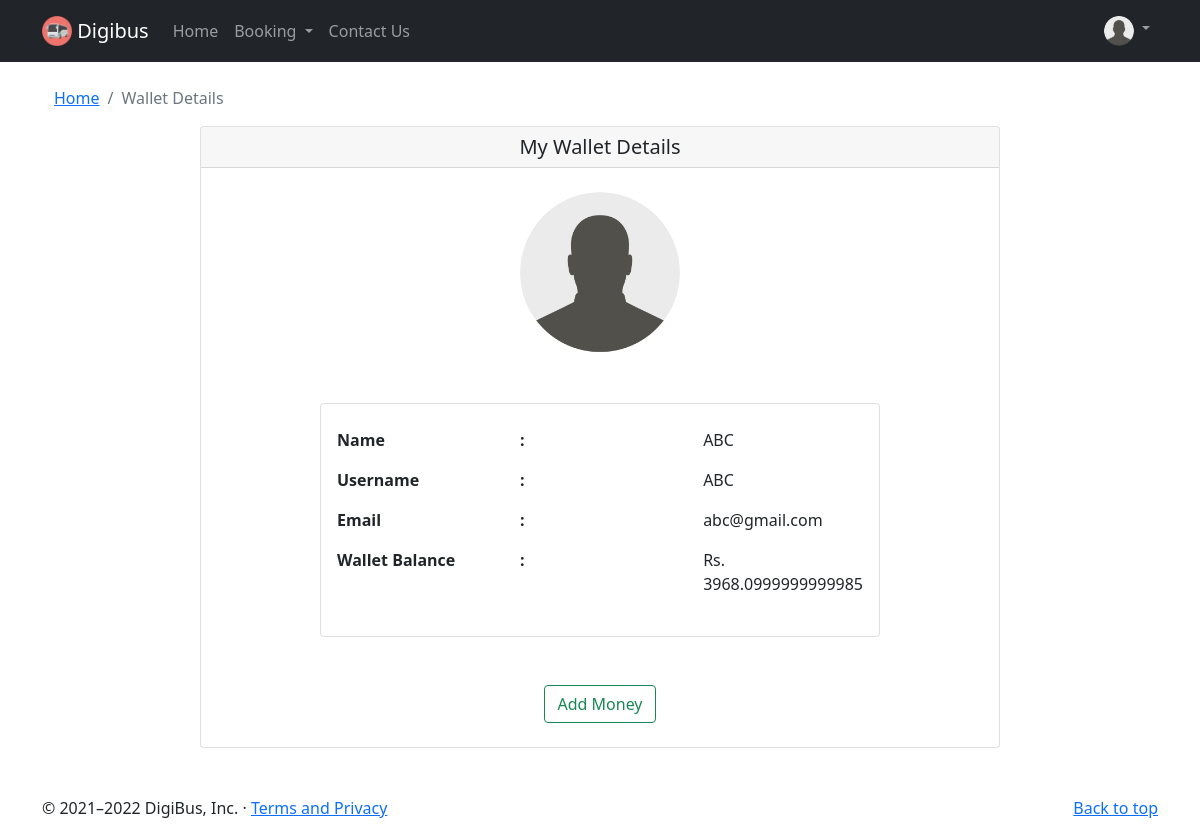
Page /wallet (signed in) on the committed database.
### flaskblog/models.py (models this page shows, shortened)
class User(db.Model, UserMixin):
    id = db.Column(db.Integer, primary_key=True)
    fullname = db.Column(db.String(30), nullable=False)
    username = db.Column(db.String(20), unique=True, nullable=False)
    email = db.Column(db.String(120), unique=True, nullable=False)
    image_file = db.Column(db.String(20), nullable=False, default = 'default1.jpg')
    password = db.Column(db.String(60), nullable=False)
    passes = db.relationship('Pass', backref='author', lazy=True)
    wallet = db.Column(db.Integer, nullable=False, default=0)

### flaskblog/routes.py (the view)
@app.route('/wallet')
@login_required
def wallet():
    user = User.query.get(current_user.id)
    image_file = url_for('static', filename='profile_pics/' + current_user.image_file)
    return render_template('wallet.html', title='Wallet Details', image_file=image_file, user=user)

### flaskblog/models.py (called while the page is built)
@login_manager.user_loader
def load_user(user_id):
    return User.query.get(int(user_id))

### flaskblog/templates/wallet.html
{% extends "layout1.html" %}
{% block content %}
<div class="container">
  <div class="mt-4">
    <nav aria-label="breadcrumb">
        <ol class="breadcrumb">
            <li class="breadcrumb-item"><a href="{{ url_for('home') }}">Home</a></li>
            <li class="breadcrumb-item active" aria-current="page">Wallet Details</li>
        </ol>
    </nav>
  </div>
    <div class="card mx-auto" style="width: 50rem;">
      <h5 class="card-header text-center">My Wallet Details</h5>
      <img src="{{ image_file }}" class="rounded-circle account-img mx-auto my-4" style="width: 10rem;">
          <div class="card mx-auto my-4" style="width: 35rem;">
            <div class="card-body my-2">
              <div class="row">
                <div class="col-sm">
                  <p class="fw-bold">Name</p>
                  <p class="fw-bold">Username</p>
                  <p class="fw-bold">Email</p>
                  <p class="fw-bold">Wallet Balance</p>
                </div>
                <div class="col-sm">
                  <p class="fw-bold">:</p>
                  <p class="fw-bold">:</p>
                  <p class="fw-bold">:</p>
                  <p class="fw-bold">:</p>
                </div>
                <div class="col-sm">
                  <p class="fw-normal">{{ user.fullname }}</p>
                  <p class="fw-normal">{{ user.username }}</p>
                  <p class="fw-normal">{{ user.email }}</p>
                  <p class="fw-normal">Rs. {{ user.wallet }}</p>
                </div>
              </div>
            </div>
          </div>
          <div class="mx-auto my-4">
            <a class="mx-2" href="{{ url_for('payment') }}"><button class="btn btn-outline-success">Add Money</button></a>
          </div>
    </div>
</div>
{% endblock content %}

### flaskblog/templates/layout1.html (style rules this page uses)
body { padding-top: 62px; }

### rows in the picture
User: fullname "ABC", username "ABC", email "abc@gmail.com", wallet "3968.0999999999985"
